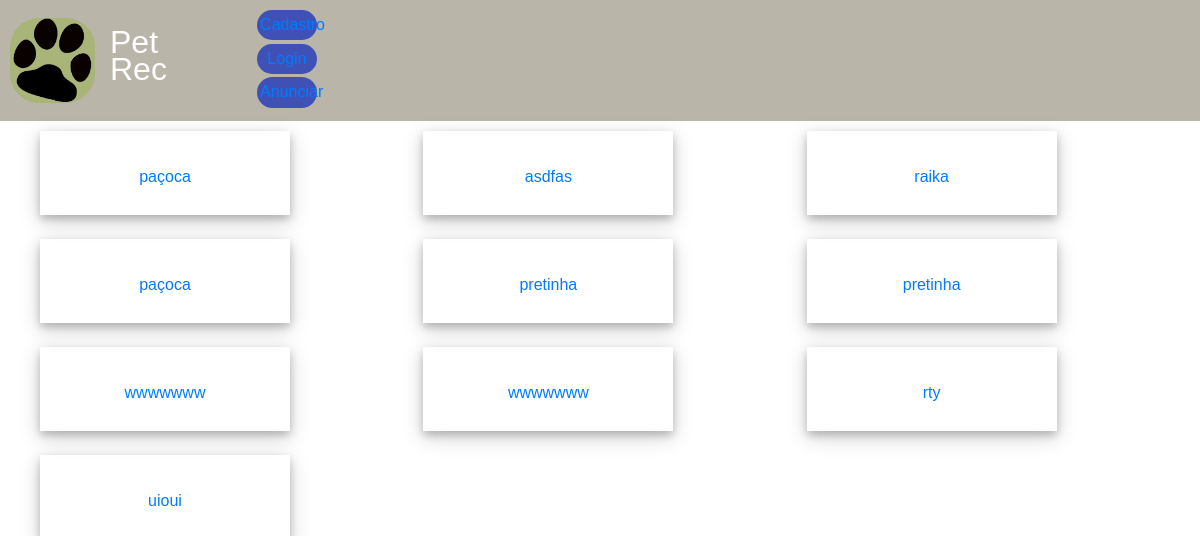
Before: /anunciar/anuncio with the older database file.
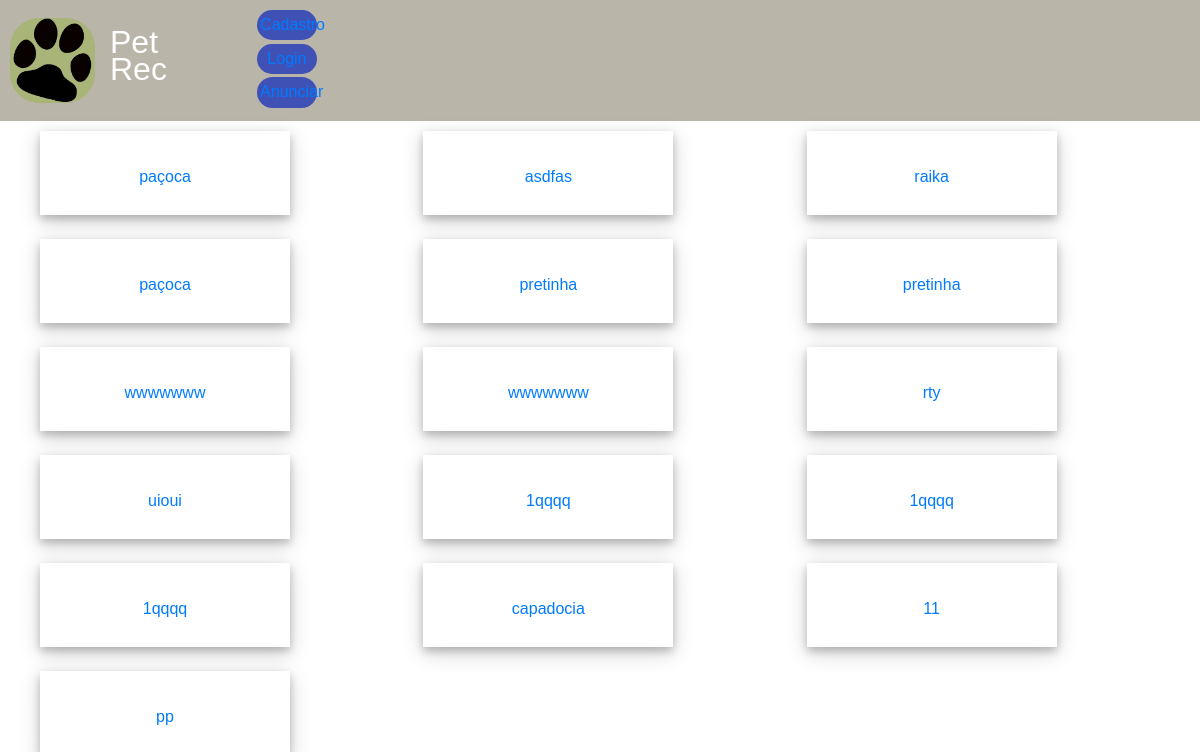
After: the same page with the newer database file.
### petrec/models.py (models this page shows, shortened)
class Cachorro(models.Model):
    nome_c = models.CharField(max_length=100, blank=False)
    descricao = models.CharField(max_length=500, blank=False)
    raca = models.CharField(max_length=100, blank=False)
    local = models.CharField(max_length=100, blank=False)
    sexo = models.CharField(max_length=1, blank=False)
    recompensa = models.CharField(max_length=10)
    foto = models.ImageField(upload_to='media', blank=True)

### petrec/views.py (the view)
# urls.py: path('anunciar/anuncio', anuncio, name='anuncio'),
def anuncio(request):
    pet = Cachorro.objects.all().order_by('id')
    return render(request, 'petrec/anuncio.html', {'pet': pet})

### petrec/templates/petrec/anuncio.html (shortened to what this page needs)
<!DOCTYPE html>
{% load static %}
<html lang="en">
<head>
</head>
<link rel="stylesheet" href="https://maxcdn.bootstrapcdn.com/bootstrap/4.1.3/css/bootstrap.min.css">
<body>
<nav id="navbar">
  <a href="{% url 'home' %}">
    <img src="{% static "pata_index.png" %}">
  </a>
  <h1>Pet <br> Rec</h1>
  <div>
    <button type="button" class="btn"><a href="{% url 'cadastro' %}">Cadastro</a></button>
    <br>
    <button type="button" class="btn"><a href="{% url 'login' %}">Login</a></button>
    <br>
    <button type="button" class="btn"><a href="{% url 'anunciar' %}">Anunciar</a></button>
  </div>
</nav>
<div class="container">
  <div class="row">
    {% for d in pet %}
      <div class="col-sm-4">
        <a href="../detail/{{ d.id }}">
          <div class="polaroid">
            <div class="container">
              <p>{{ d.nome_c }}</p>
            </div>
          </div>
        </a>
        <br>
      </div>
    {% endfor %}
  </div>
</div>
</body>
</html>

Changed rows visible on the page:
added Cachorro: nome_c "1qqqq"
added Cachorro: nome_c "1qqqq"
added Cachorro: nome_c "1qqqq"
added Cachorro: nome_c "capadocia"
added Cachorro: nome_c "11"
added Cachorro: nome_c "pp"
